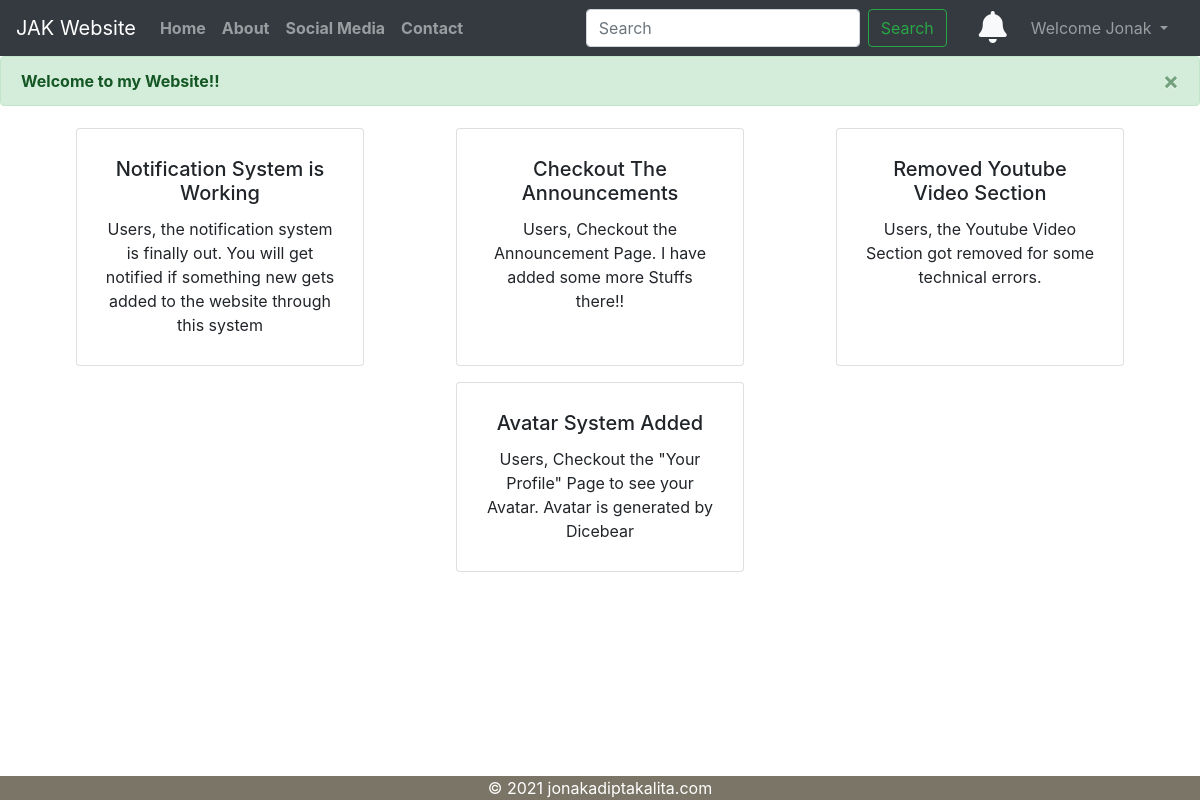
The page /your_profile/notifications/ (signed in) on the database its author committed.
### your_profile/models.py (models this page shows, shortened)
class Notification(models.Model):
    notification_id = models.AutoField(primary_key=True)
    notification_name = models.CharField(max_length=50, default="")
    notification_text = models.CharField(max_length=300, default="")

### your_profile/views.py (the view)
# urls.py: path("notifications/", views.notifications, name="notifications"),
def notifications(request):
    if request.user.is_authenticated:
        notifications = Notification.objects.all()
        context = {"notifications": notifications}
        return render(request, "your_profile/notifications.html", context)
    else:
        return render(request, "404Error.html")

### main_app/context_processors.py (called while the page is built)
def RECAPTCHA_CLIENT_KEY_Func(request):
    return {"RECAPTCHA_CLIENT_KEY": credentials.RECAPTCHA_CLIENT_KEY}

### templates/your_profile/notifications.html (shortened to what this page needs)
{% extends "base.html" %}
{% block body %}
	<div class="row">
		{% if notifications %}
			{% for notification in notifications%}
				<div
					class="card mx-auto my-2 p-2 align-items-center"
					style="width: 18rem;"
				>
					<div class="card-body">
						<h5 class="card-title text-center">
							{{ notification.notification_name }}
						</h5>
						<p class="card-text text-center">
							{{ notification.notification_text }}
						</p>
					</div>
				</div>
			{% endfor %}
		{% else %}
			<center><h5>All Set!!</h5></center>
		{% endif %}
	</div>
{% endblock %}

### templates/base.html (shortened to what this page needs)
<!doctype html>
<html lang="en">
{% load pwa %}
{% load static %}
	<head>
		<link
			rel="stylesheet"
			href="https://cdn.jsdelivr.net/npm/bootstrap@4.6.0/dist/css/bootstrap.min.css"
		/>
		<link rel="stylesheet" href="{% static 'styles/base.css' %}" />
	</head>
	<body>
		<div class="main_body" id="main_body">
			<div class="header fixed-top">
				<nav class="navbar navbar-expand-lg navbar-dark bg-dark">
					<a class="navbar-brand" href="/">
						JAK Website
					</a>
					<div class="collapse navbar-collapse" id="navbarNavDropdown">
						<ul class="navbar-nav mr-auto">
							<li class="nav-item font-weight-bold">
								<a
									class="nav-link"
									href="/"
								>
									Home<span class="sr-only">(current)</span>
								</a>
							</li>
							<li class="nav-item font-weight-bold">
								 <a
									class="nav-link"
									href="/about/"
								>
									About<span class="sr-only">(current)</span>
								</a>
							</li>
							<li class="nav-item font-weight-bold">
								<a
									class="nav-link"
									href="/social_media/"
								>
									Social Media<span class="sr-only">(current)</span>
								</a>
							</li>
							<li class="nav-item font-weight-bold">
								<a
									class="nav-link"
									href="/contact_me/"
								>
									Contact<span class="sr-only">(current)</span>
								</a>
							</li>
						</ul>
						<form
							method="get"
							action="/search"
							class="form-inline my-2 my-lg-0 mr-3"
						>
							<input
								class="form-control mr-sm-2"
								type="search"
								placeholder="Search"
								aria-label="Search"
								name="query"
								id="query"
							/>
							<button
								class="btn btn-outline-success my-2 my-sm-0"
								type="submit"
							>
								Search
							</button>
						</form>
						{% if user.is_authenticated %}
							<a
								class="text-light mx-3"
								href="/your_profile/notifications"
								role="button"
							>
								<i class="fa fa-bell fa-2x"></i>
							</a>
							<ul class="navbar-nav navbar-default">
								<li class="nav-item dropdown" style="margin-right: 8px;">
									<a
										class="nav-link dropdown-toggle"
										href="#"
										id="navbarDropdown"
										role="button"
										data-toggle="dropdown"
										aria-haspopup="true"
										aria-expanded="false"
									>
										Welcome {{ request.user }}
									</a>
								</li>
							</ul>
						{% endif %}
					</div>
				</nav>
				{% if messages %}
					{% for message in messages %}
						<div
							class="alert alert-{{ message.tags }} alert-dismissible fade show"
							role="alert"
						>
							<strong>Message: </strong> {{ message }}
							<button
								type="button"
								class="close close_button"
								data-dismiss="alert"
								aria-label="Close"
							>
								<span aria-hidden="true">&times;</span>
							</button>
						</div>
					{% endfor %}
				{% else %}
					<div
						class="alert alert-success alert-dismissible fade show"
						role="alert"
					>
						<strong>Welcome to my Website!!</strong>
						<button
							type="button"
							class="close close-button"
							data-dismiss="alert"
							aria-label="Close"
						>
							<span aria-hidden="true">&times;</span>
						</button>
					</div>
				{% endif %}
			</div>
			<br />
			<br />
			<br />
			<br />
			<br />
			<div class="container">
				{% block body %}
				{% endblock %}
			</div>
			<br />
			<br />
			<footer class="footer">
				<p class="mb-0 mt-0 text-center">&copy; 2021 jonakadiptakalita.com</p>
			</footer>
		</div>
	</body>
</html>

### static/styles/base.css (style rules this page uses)
.close-button { outline: none !important; }
body { overflow: -moz-scrollbars-none; -ms-overflow-style: none; }
.footer { position: fixed; left: 0; bottom: 0; width: 100%; background-color: #7a7566; color: white; text-align: center; display: block; }

### rows shown on the page
Notification: notification_name "Notification System is Working", notification_text "Users, the notification system is finally out. You will get notified if something new gets added to the website through this system"
Notification: notification_name "Checkout The Announcements", notification_text "Users, Checkout the Announcement Page. I have added some more Stuffs there!!"
Notification: notification_name "Removed Youtube Video Section", notification_text "Users, the Youtube Video Section got removed for some technical errors."
Notification: notification_name "Avatar System Added", notification_text "Users, Checkout the \"Your Profile\" Page to see your Avatar. Avatar is generated by Dicebear"

### other values the page prints
{{ request.user }} "Jonak"
